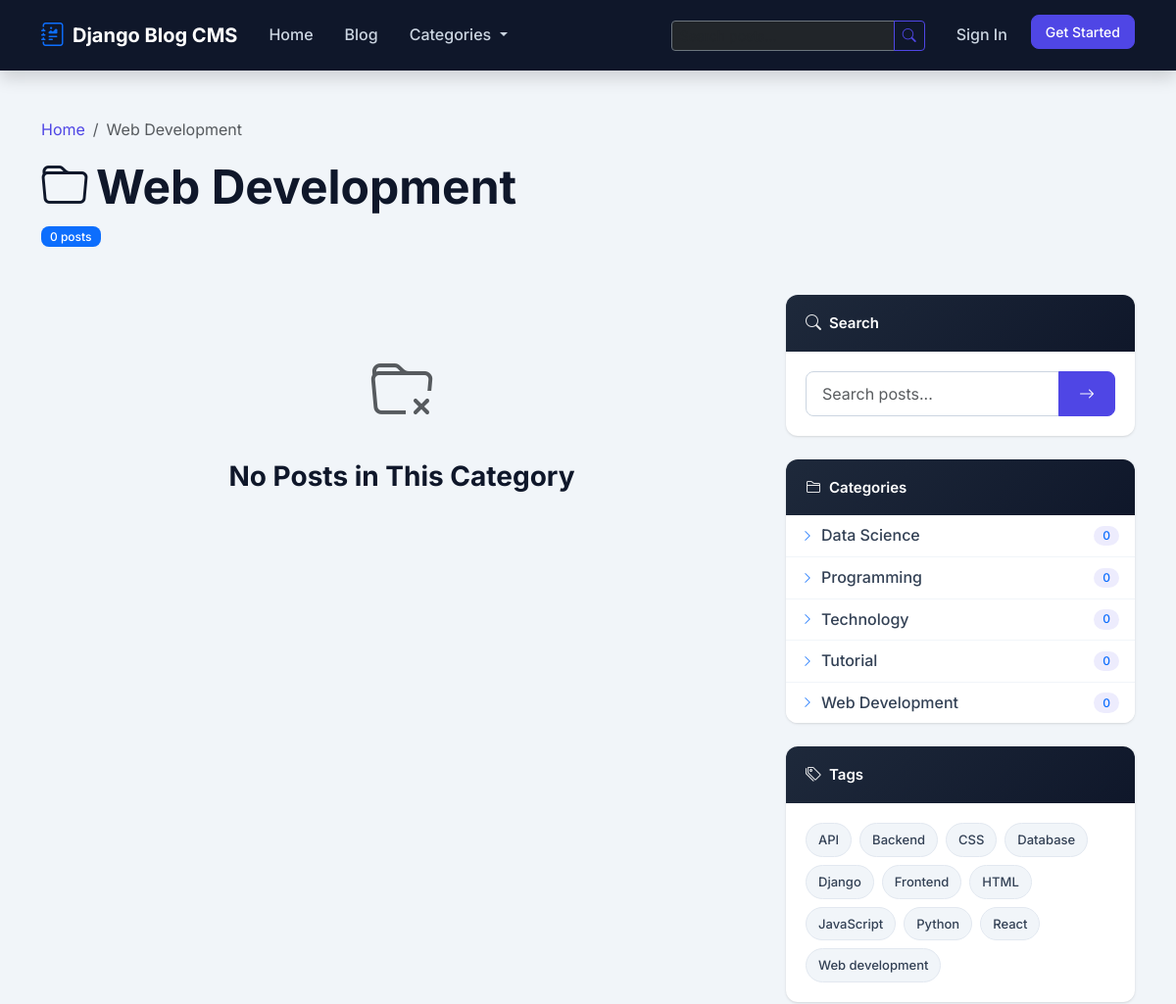
Page /category/web-development/ (upper part) on the earlier database version.
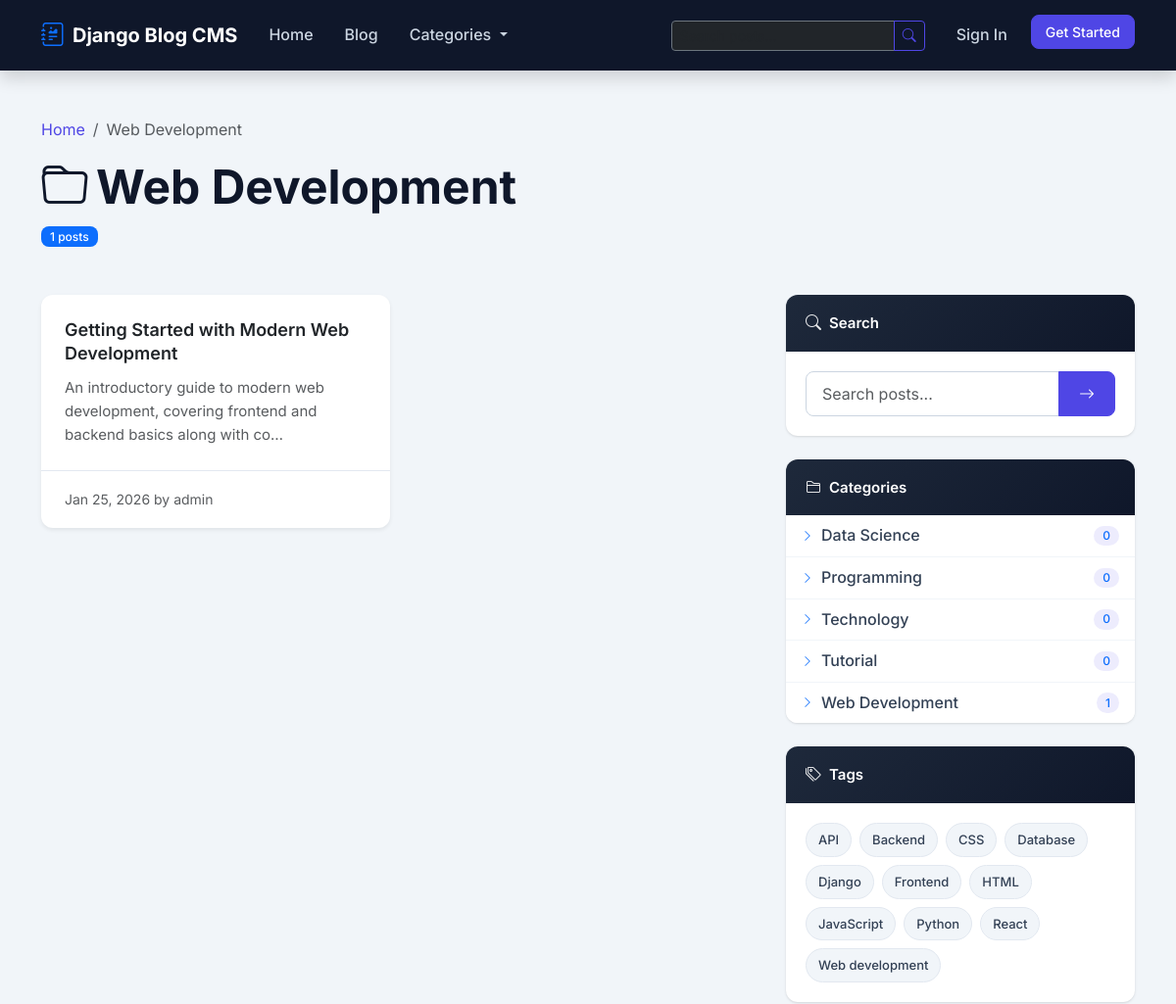
Same page on the later database version.
### apps/blog/models.py (models this page shows, shortened)
class Category(models.Model):
    ICON_CHOICES = (
        ('bi-laptop', 'Technology'),
        ('bi-globe', 'Web Development'),
        ('bi-code-slash', 'Programming'),
        ('bi-graph-up', 'Data Science'),
        ('bi-mortarboard', 'Tutorial'),
        ('bi-newspaper', 'News'),
        ('bi-camera', 'Photography'),
        ('bi-palette', 'Design'),
        ('bi-briefcase', 'Business'),
        ('bi-heart', 'Lifestyle'),
        ('bi-airplane', 'Travel'),
        ('bi-cup-hot', 'Food'),
        ('bi-controller', 'Gaming'),
        ('bi-music-note', 'Music'),
        ('bi-film', 'Entertainment'),
        ('bi-book', 'Education'),
        ('bi-lightbulb', 'Ideas'),
        ('bi-chat-quote', 'Opinion'),
    )
    COLOR_CHOICES = (
        ('#4f46e5', 'Indigo'),
        ('#2563eb', 'Blue'),
        ('#0891b2', 'Cyan'),
        ('#059669', 'Green'),
        ('#84cc16', 'Lime'),
        ('#eab308', 'Yellow'),
        ('#f97316', 'Orange'),
        ('#ef4444', 'Red'),
        ('#ec4899', 'Pink'),
        ('#8b5cf6', 'Purple'),
        ('#6366f1', 'Violet'),
        ('#64748b', 'Slate'),
    )
    name = models.CharField(
        max_length=100,
        unique=True,  # No two categories can have the same name
        help_text="Category name (e.g., 'Technology', 'Travel')"
    )
    slug = models.SlugField(
        max_length=100,
        unique=True,
        blank=True,  # Can be empty in forms (we auto-generate it)
        help_text="URL-friendly name (auto-generated from name)"
    )
    description = models.TextField(
        blank=True,  # Optional in forms
        help_text="Brief description of this category"
    )
    icon = models.CharField(
        max_length=50,
        choices=ICON_CHOICES,
        default='bi-newspaper',
        help_text="Bootstrap icon for this category"
    )
    color = models.CharField(
        max_length=20,
        choices=COLOR_CHOICES,
        default='#4f46e5',
        help_text="Color for category badge and default image"
    )
    created_at = models.DateTimeField(auto_now_add=True)
    class Meta:
        verbose_name = 'Category'
        verbose_name_plural = 'Categories'  # Plural form
        ordering = ['name']
    def get_absolute_url(self):
        return reverse('blog:category_detail', kwargs={'slug': self.slug})
    def post_count(self):
        return self.posts.filter(status='published').count()

class Tag(models.Model):
    name = models.CharField(
        max_length=50,
        unique=True,
        help_text="Tag name (e.g., 'Python', 'Tutorial')"
    )
    slug = models.SlugField(
        max_length=50,
        unique=True,
        blank=True
    )
    class Meta:
        verbose_name = 'Tag'
        verbose_name_plural = 'Tags'
        ordering = ['name']
    def get_absolute_url(self):
        return reverse('blog:tag_detail', kwargs={'slug': self.slug})

class Post(models.Model):
    STATUS_CHOICES = (
        ('draft', 'Draft'),        # Not visible to public
        ('published', 'Published'),  # Visible to everyone
    )
    title = models.CharField(
        max_length=200,
        help_text="Post title (appears in browser tab and listings)"
    )
    slug = models.SlugField(
        max_length=200,
        unique=True,
        blank=True,
        help_text="URL-friendly title (auto-generated)"
    )
    content = CKEditor5Field(
        'Content',
        config_name='default',
        help_text="Main post content with formatting"
    )
    excerpt = models.TextField(
        max_length=500,
        blank=True,
        help_text="Brief summary (shown in post listings)"
    )
    featured_image = models.ImageField(
        upload_to='posts/%Y/%m/%d/',  # Organize by date
        blank=True,
        null=True,  # Can be NULL in database
        help_text="Main image for the post"
    )
    author = models.ForeignKey(
        User,  # Link to Django's built-in User model
        on_delete=models.CASCADE,  # Delete posts if user is deleted
        related_name='posts',  # Access user's posts: user.posts.all()
        help_text="Post author"
    )
    category = models.ForeignKey(
        Category,
        on_delete=models.SET_NULL,  # Keep post if category is deleted
        null=True,  # Allow NULL in database
        blank=True,  # Optional in forms
        related_name='posts',
        help_text="Post category"
    )
    tags = models.ManyToManyField(
        Tag,
        blank=True,  # Tags are optional
        related_name='posts',  # Access tag's posts: tag.posts.all()
        help_text="Post tags"
    )
    status = models.CharField(
        max_length=10,
        choices=STATUS_CHOICES,
        default='draft',
        help_text="Draft posts are only visible to author"
    )
    views_count = models.PositiveIntegerField(
        default=0,
        help_text="Number of times this post was viewed"
    )
    allow_comments = models.BooleanField(
        default=True,
        help_text="Enable comments on this post"
    )
    created_at = models.DateTimeField(auto_now_add=True)
    updated_at = models.DateTimeField(auto_now=True)
    published_at = models.DateTimeField(
        null=True,
        blank=True,
        help_text="When the post was/will be published"
    )
    meta_description = models.CharField(
        max_length=160,
        blank=True,
        help_text="SEO meta description (160 chars max)"
    )
    class Meta:
        verbose_name = 'Post'
        verbose_name_plural = 'Posts'
        ordering = ['-published_at', '-created_at']
    def get_absolute_url(self):
        return reverse('blog:post_detail', kwargs={'slug': self.slug})

### apps/blog/views.py (the view)
class CategoryDetailView(ListView):
    model = Post
    template_name = 'blog/category_detail.html'
    context_object_name = 'posts'
    paginate_by = 9
    def get_queryset(self):
        self.category = get_object_or_404(Category, slug=self.kwargs['slug'])
        return Post.objects.filter(
            status='published',
            category=self.category
        ).select_related('author', 'category')
    def get_context_data(self, **kwargs):
        context = super().get_context_data(**kwargs)
        context['category'] = self.category
        return context

### apps/core/context_processors.py (called while the page is built)
def site_settings(request):
    return {
        'site_name': 'Django Blog CMS',
        'site_description': 'A powerful blogging platform built with Django',
        'site_author': 'Your Name',
        'site_year': '2024',
        'all_categories': Category.objects.all()[:10],
        'all_tags': Tag.objects.all()[:20],
        'social_links': {
            'twitter': 'https://twitter.com/yourusername',
            'github': 'https://github.com/yourusername',
            'linkedin': 'https://linkedin.com/in/yourusername',
        },
    }

### apps/blog/templates/blog/category_detail.html (shortened to what this page needs)
{% extends 'base.html' %}
{% block content %}
<div class="container py-5">
    <div class="mb-5">
        <nav aria-label="breadcrumb">
            <ol class="breadcrumb">
                <li class="breadcrumb-item"><a href="{% url 'blog:home' %}">Home</a></li>
                <li class="breadcrumb-item active">{{ category.name }}</li>
            </ol>
        </nav>
        <h1 class="display-5 fw-bold">
            <i class="bi bi-folder me-2"></i>{{ category.name }}
        </h1>
        <span class="badge bg-primary">{{ posts|length }} posts</span>
    </div>
    <div class="row">
        <div class="col-lg-8">
            {% if posts %}
            <div class="row g-4">
                {% for post in posts %}
                <div class="col-md-6">
                    <article class="card h-100 shadow-sm border-0">
                        <div class="card-body">
                            <h5 class="card-title">
                                <a href="{{ post.get_absolute_url }}" class="text-decoration-none text-dark">
                                    {{ post.title }}
                                </a>
                            </h5>
                            <p class="card-text text-muted small">{{ post.excerpt|truncatechars:100 }}</p>
                        </div>
                        <div class="card-footer bg-transparent">
                            <small class="text-muted">
                                {{ post.published_at|date:"M d, Y" }} by {{ post.author.username }}
                            </small>
                        </div>
                    </article>
                </div>
                {% endfor %}
            </div>
            {% else %}
            <div class="text-center py-5">
                <i class="bi bi-folder-x text-muted" style="font-size: 4rem;"></i>
                <h3 class="mt-3">No Posts in This Category</h3>
            </div>
            {% endif %}
        </div>
        <div class="col-lg-4">
            {% include 'includes/sidebar.html' %}
        </div>
    </div>
</div>
{% endblock %}

### templates/includes/sidebar.html (shortened to what this page needs)
{% load static %}
<div class="sidebar-widget mb-4">
    <div class="widget-header">
        <i class="bi bi-search"></i>
        <span>Search</span>
    </div>
    <div class="widget-body">
        <form action="{% url 'blog:search' %}" method="GET">
            <div class="input-group">
                <input type="search" name="q" class="form-control"
                       placeholder="Search posts..." value="{{ request.GET.q }}">
                <button class="btn btn-primary" type="submit">
                    <i class="bi bi-arrow-right"></i>
                </button>
            </div>
        </form>
    </div>
</div>
<div class="sidebar-widget mb-4">
    <div class="widget-header">
        <i class="bi bi-folder2"></i>
        <span>Categories</span>
    </div>
    <div class="widget-body p-0">
        <ul class="list-group list-group-flush">
            {% for category in all_categories %}
            <li class="list-group-item d-flex justify-content-between align-items-center category-item">
                <a href="{{ category.get_absolute_url }}" class="category-link">
                    <i class="bi bi-chevron-right me-2 text-primary"></i>
                    {{ category.name }}
                </a>
                <span class="badge bg-primary-subtle text-primary rounded-pill">
                    {{ category.post_count }}
                </span>
            </li>
            {% empty %}
            <li class="list-group-item text-muted text-center py-4">
                <i class="bi bi-folder-x d-block mb-2" style="font-size: 1.5rem;"></i>
                No categories yet
            </li>
            {% endfor %}
        </ul>
    </div>
</div>
<div class="sidebar-widget mb-4">
    <div class="widget-header">
        <i class="bi bi-tags"></i>
        <span>Tags</span>
    </div>
    <div class="widget-body">
        <div class="tags-cloud">
            {% for tag in all_tags %}
            <a href="{{ tag.get_absolute_url }}" class="tag-badge">
                {{ tag.name }}
            </a>
            {% empty %}
            <div class="text-muted text-center py-3">
                <i class="bi bi-tag-x d-block mb-2" style="font-size: 1.5rem;"></i>
                No tags yet
            </div>
            {% endfor %}
        </div>
    </div>
</div>

Differences in the rows shown:
computed for Category "Web Development": post_count "0" → "1"
now on this page (row edited): Post: title "Getting Started with Modern Web Development", excerpt "An introductory guide to modern web development, covering frontend and backend basics along with co…", published_at "Jan 25, 2026", author.username "admin"
Other differences:
{{ posts|length }}: "0" → "1"
text no longer shown: "No Posts in This Category"
